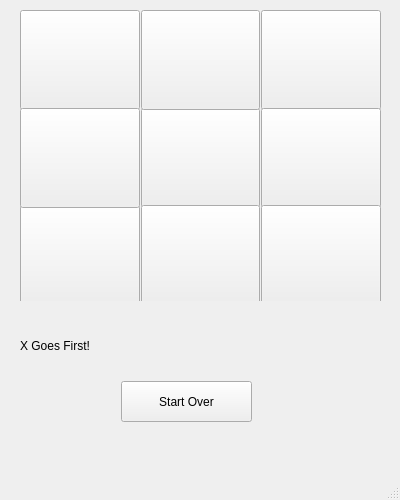
<?xml version="1.0" encoding="UTF-8"?>
<ui version="4.0">
 <class>MainWindow</class>
 <widget class="QMainWindow" name="MainWindow">
  <property name="geometry">
   <rect>
    <x>0</x>
    <y>0</y>
    <width>400</width>
    <height>500</height>
   </rect>
  </property>
  <property name="windowTitle">
   <string>MainWindow</string>
  </property>
  <widget class="QWidget" name="centralwidget">
   <widget class="QWidget" name="gridLayoutWidget">
    <property name="geometry">
     <rect>
      <x>20</x>
      <y>10</y>
      <width>361</width>
      <height>291</height>
     </rect>
    </property>
    <layout class="QGridLayout" name="gridLayout">
     <property name="spacing">
      <number>1</number>
     </property>
     <item row="2" column="0">
      <widget class="QPushButton" name="two0">
       <property name="sizePolicy">
        <sizepolicy hsizetype="Minimum" vsizetype="Fixed">
         <horstretch>100</horstretch>
         <verstretch>100</verstretch>
        </sizepolicy>
       </property>
       <property name="minimumSize">
        <size>
         <width>100</width>
         <height>100</height>
        </size>
       </property>
       <property name="font">
        <font>
         <pointsize>48</pointsize>
        </font>
       </property>
       <property name="text">
        <string/>
       </property>
      </widget>
     </item>
     <item row="1" column="1">
      <widget class="QPushButton" name="one1">
       <property name="sizePolicy">
        <sizepolicy hsizetype="Minimum" vsizetype="Fixed">
         <horstretch>100</horstretch>
         <verstretch>100</verstretch>
        </sizepolicy>
       </property>
       <property name="minimumSize">
        <size>
         <width>100</width>
         <height>100</height>
        </size>
       </property>
       <property name="font">
        <font>
         <pointsize>48</pointsize>
        </font>
       </property>
       <property name="text">
        <string/>
       </property>
      </widget>
     </item>
     <item row="0" column="0">
      <widget class="QPushButton" name="zero0">
       <property name="sizePolicy">
        <sizepolicy hsizetype="Minimum" vsizetype="Fixed">
         <horstretch>100</horstretch>
         <verstretch>100</verstretch>
        </sizepolicy>
       </property>
       <property name="minimumSize">
        <size>
         <width>100</width>
         <height>100</height>
        </size>
       </property>
       <property name="font">
        <font>
         <pointsize>48</pointsize>
        </font>
       </property>
       <property name="text">
        <string/>
       </property>
      </widget>
     </item>
     <item row="0" column="1">
      <widget class="QPushButton" name="zero1">
       <property name="sizePolicy">
        <sizepolicy hsizetype="Minimum" vsizetype="Fixed">
         <horstretch>100</horstretch>
         <verstretch>100</verstretch>
        </sizepolicy>
       </property>
       <property name="minimumSize">
        <size>
         <width>100</width>
         <height>100</height>
        </size>
       </property>
       <property name="font">
        <font>
         <pointsize>48</pointsize>
        </font>
       </property>
       <property name="text">
        <string/>
       </property>
      </widget>
     </item>
     <item row="2" column="1">
      <widget class="QPushButton" name="two1">
       <property name="sizePolicy">
        <sizepolicy hsizetype="Minimum" vsizetype="Fixed">
         <horstretch>100</horstretch>
         <verstretch>100</verstretch>
        </sizepolicy>
       </property>
       <property name="minimumSize">
        <size>
         <width>100</width>
         <height>100</height>
        </size>
       </property>
       <property name="font">
        <font>
         <pointsize>48</pointsize>
        </font>
       </property>
       <property name="text">
        <string/>
       </property>
      </widget>
     </item>
     <item row="1" column="0">
      <widget class="QPushButton" name="one0">
       <property name="sizePolicy">
        <sizepolicy hsizetype="Minimum" vsizetype="Fixed">
         <horstretch>100</horstretch>
         <verstretch>100</verstretch>
        </sizepolicy>
       </property>
       <property name="minimumSize">
        <size>
         <width>100</width>
         <height>100</height>
        </size>
       </property>
       <property name="font">
        <font>
         <pointsize>48</pointsize>
        </font>
       </property>
       <property name="text">
        <string/>
       </property>
      </widget>
     </item>
     <item row="0" column="2">
      <widget class="QPushButton" name="zero2">
       <property name="sizePolicy">
        <sizepolicy hsizetype="Minimum" vsizetype="Fixed">
         <horstretch>100</horstretch>
         <verstretch>100</verstretch>
        </sizepolicy>
       </property>
       <property name="minimumSize">
        <size>
         <width>100</width>
         <height>100</height>
        </size>
       </property>
       <property name="font">
        <font>
         <pointsize>48</pointsize>
        </font>
       </property>
       <property name="text">
        <string/>
       </property>
      </widget>
     </item>
     <item row="1" column="2">
      <widget class="QPushButton" name="one2">
       <property name="sizePolicy">
        <sizepolicy hsizetype="Minimum" vsizetype="Fixed">
         <horstretch>100</horstretch>
         <verstretch>100</verstretch>
        </sizepolicy>
       </property>
       <property name="minimumSize">
        <size>
         <width>100</width>
         <height>100</height>
        </size>
       </property>
       <property name="font">
        <font>
         <pointsize>48</pointsize>
        </font>
       </property>
       <property name="text">
        <string/>
       </property>
      </widget>
     </item>
     <item row="2" column="2">
      <widget class="QPushButton" name="two2">
       <property name="sizePolicy">
        <sizepolicy hsizetype="Minimum" vsizetype="Fixed">
         <horstretch>100</horstretch>
         <verstretch>100</verstretch>
        </sizepolicy>
       </property>
       <property name="minimumSize">
        <size>
         <width>100</width>
         <height>100</height>
        </size>
       </property>
       <property name="font">
        <font>
         <pointsize>48</pointsize>
        </font>
       </property>
       <property name="text">
        <string/>
       </property>
      </widget>
     </item>
    </layout>
   </widget>
   <widget class="QPushButton" name="resetButton">
    <property name="geometry">
     <rect>
      <x>121</x>
      <y>381</y>
      <width>131</width>
      <height>41</height>
     </rect>
    </property>
    <property name="text">
     <string>Start Over</string>
    </property>
   </widget>
   <widget class="QLabel" name="label0">
    <property name="geometry">
     <rect>
      <x>20</x>
      <y>320</y>
      <width>361</width>
      <height>51</height>
     </rect>
    </property>
    <property name="text">
     <string>X Goes First!</string>
    </property>
   </widget>
  </widget>
  <widget class="QMenuBar" name="menubar">
   <property name="geometry">
    <rect>
     <x>0</x>
     <y>0</y>
     <width>400</width>
     <height>42</height>
    </rect>
   </property>
  </widget>
  <widget class="QStatusBar" name="statusbar"/>
 </widget>
 <resources/>
 <connections/>
</ui>
